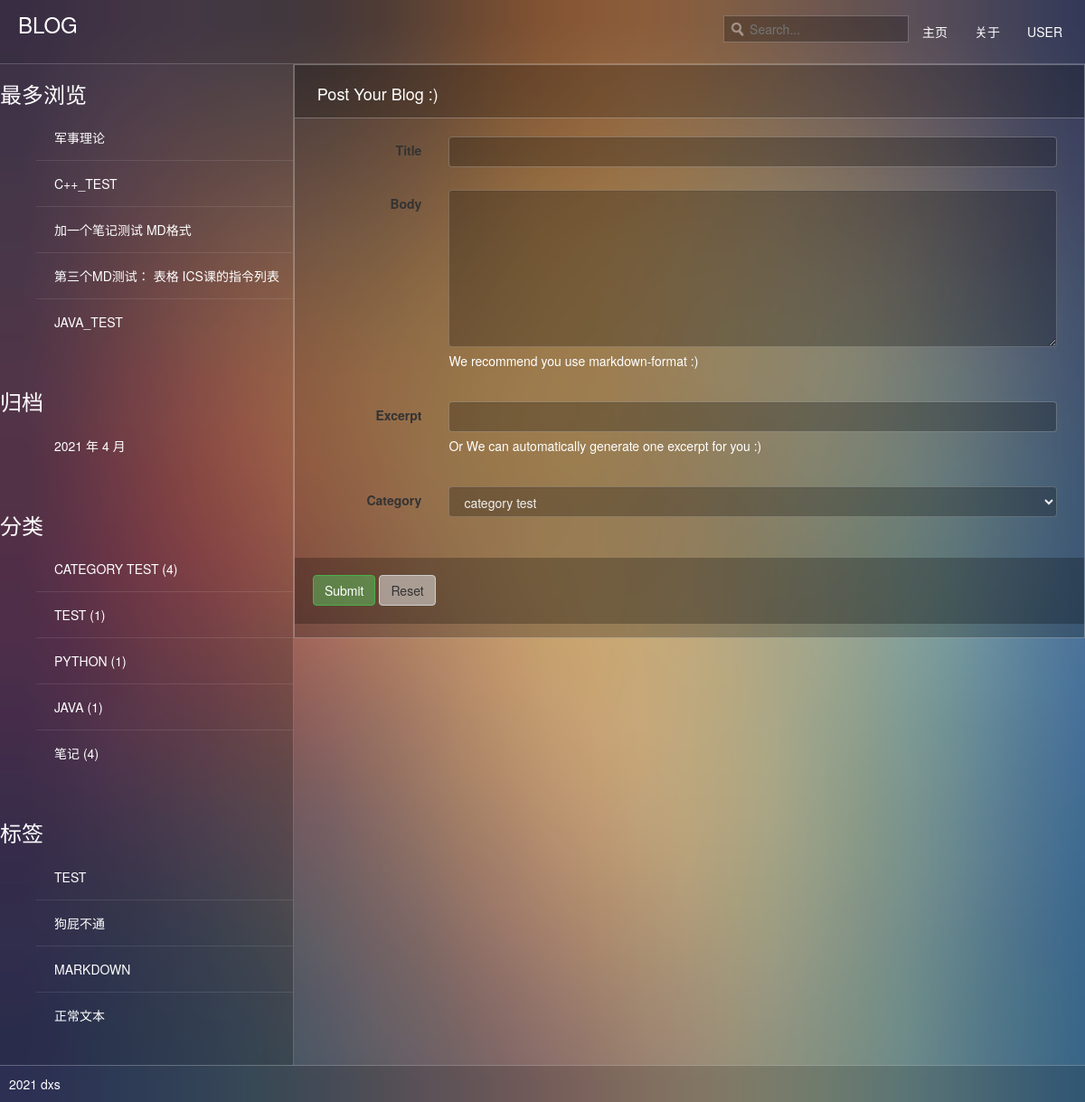
Screenshot of /blog/ with the database file from the repository.
### blog/models.py (models this page shows, shortened)
class Post(models.Model):
    def get_absolute_url(self):
        return reverse('blog:detail', kwargs={'pk': self.pk})
    title = models.CharField(max_length=70)
    body = models.TextField()
    created_time = models.DateTimeField('创建时间',default=timezone.now)
    modified_time = models.DateTimeField()
    excerpt = models.CharField(max_length=200, blank=True)
    category = models.ForeignKey(Category, on_delete=models.CASCADE)
    author = models.ForeignKey(User, on_delete=models.CASCADE)
    views = models.PositiveIntegerField(default=0, editable=False)

class Category(models.Model):
    name = models.CharField(max_length=100)

class Tag(models.Model):
    name = models.CharField(max_length=100)

### blog/views.py (the view, shortened to what this page needs)
# urls.py: path('blog/', views.blog, name='blog'),
def blog(request):
    category_list = Category.objects.all()
    return render(request,'blog/blog.html',context={'category_list':category_list
    })

### blog/templatetags/blog_extras.py (called while the page is built)
@register.inclusion_tag('blog/inclusions/_most_viewed.html', takes_context=True)
def show_recent_posts(context, num=5):
    return {
        'most_viewed_list': Post.objects.all().order_by('-views')[:num],
    }

@register.inclusion_tag('blog/inclusions/_archives.html', takes_context=True)
def show_archives(context):
    return {
        'date_list': Post.objects.dates('created_time', 'month', order='DESC'),
    }

@register.inclusion_tag('blog/inclusions/_categories.html', takes_context=True)
def show_categories(context):
    category_list = Category.objects.annotate(num_posts=Count('post')).filter(num_posts__gt=0)
    return {
        'category_list': category_list,
    }

@register.inclusion_tag('blog/inclusions/_tags.html', takes_context=True)
def show_tags(context):
    tag_list = Tag.objects.all()
    return {
        'tag_list': tag_list,
    }

### templates/blog/blog.html (shortened to what this page needs)
{% extends 'base.html' %}
{% block main %}
<div class="row">
    <div class="col-lg-12">
      <div class="widget">
        <div class="widget-header">
          <h3>Post Your Blog :)</h3>
        </div>
        <div class="widget-content">
          <form data-validate="parsley" novalidate method="post" class="form-horizontal" action="/blog/">
            <fieldset>
              <div class="control-group">
              <div class="col-md-2">
                <label class="control-label" for="title">Title</label>
                </div>
                <div class="col-md-10">
                <div class="form-group">
                  <input type="text" required class="form-control parsley-validated" name="title" id="title">
                </div>
                </div>
              </div>
              <div class="control-group">
              <div class="col-md-2">
                <label class="control-label" for="description">Body</label>
                </div>
                <div class="col-md-10">
                <div class="form-group">
                  <textarea class="form-control" name="body" rows="8" id="description"></textarea>
                  <span class="help-block">We recommend you use markdown-format :)</span>
                  </div>
                  </div>
              </div>
              <div class="control-group">
                <div class="col-md-2">
                  <label class="control-label" for="title">Excerpt</label>
                  </div>
                  <div class="col-md-10">
                  <div class="form-group">
                    <input type="text" required class="form-control parsley-validated" name="excerpt" id="title">
                    <span class="help-block">Or We can automatically generate one excerpt for you :)</span>
                  </div>
                  </div>
                </div>
                <div class="control-group">
                  <div class="col-md-2">
                    <label class="control-label" for="title">Category</label>
                    </div>
                    <div class="col-md-10">
                    <div class="form-group">
                      <select name="category" required class="form-control parsley-validated">
                        {%for category in category_list %}
                        <option value="{{category.name}}">{{category.name}}</option>
                        {%empty%}
                        暂无分类！
                        {%endfor%}
                      </select>
                    </div>
                    </div>
                  </div>
            </fieldset>
            <div class="form-actions">
              <button class="btn btn-success" type="submit">Submit</button>
              <button class="btn btn-default" type="reset">Reset</button>
            </div>
          </form>
        </div>
      </div>
    </div>
  </div>
{% endblock main %}

### templates/blog/inclusions/_most_viewed.html
<div class="widget widget-recent-posts">
    <h3 class="widget-title">最多浏览</h3>
    <ul>
      {% for post in most_viewed_list %}
        <li>
          <a href="{{ post.get_absolute_url }}">{{ post.title }}</a>
        </li>
      {% empty %}
        暂无文章！
      {% endfor %}
    </ul>
  </div>

### templates/blog/inclusions/_categories.html
<div class="widget widget-category">
    <h3 class="widget-title">分类</h3>
    <ul>
      {% for category in category_list %}
        <li>
          <a href="{% url 'blog:category' category.pk %}">{{ category.name }} <span class="post-count">({{ category.num_posts }})</span></a>
        </li>
      {% empty %}
        暂无分类！
      {% endfor %}
    </ul>
  </div>

### templates/blog/inclusions/_tags.html
<div class="widget widget-tag-cloud">
    <h3 class="widget-title">标签</h3>
    <ul>
      {% for tag in tag_list %}
        <li>
          <a href="{% url 'blog:tag' tag.pk %}">{{ tag.name }}</a>
        </li>
      {% empty %}
        暂无标签！
      {% endfor %}
    </ul>
  </div>

### blog/static/blog/css/thin-admin.css (style rules this page uses)
body { background-color: #54364a; background-size: cover; background-image:url(../images/a.jpg); }
#side-nav * { overflow-x: hidden; overflow-y: visible; text-overflow: ellipsis; white-space: nowrap; }
#side-nav ul#nav li { border-bottom: 1px solid rgba(255,255,255, 0.1); display: block; margin: 0; padding: 0; }
#side-nav ul#nav li:last-child, #side-nav ul#nav li.open, #side-nav ul#nav li.open-default, #side-nav ul#nav li.open-fixed { border-bottom: 0 none; }
#side-nav ul#nav li a { border: 0 none; color: #fff; display: block; font-size: 14px; font-weight: 200; margin: 0; padding: 15px 15px 15px 20px; position: relative; text-decoration: none; text-transform: uppercase; }
.form-actions { background-color: rgba(51, 51, 51, 0.25); margin-top: 20px; padding: 19px 20px 20px; }
.form-actions { background-color: rgba(0, 0, 0, 0.25); clear: both; margin-left: -15px; margin-right: -15px; }
textarea, input[type="text"], input[type="password"], input[type="datetime"], input[type="datetime-local"], input[type="date"], input[type="month"], input[type="time"], input[type="week"], input[type="number"], input[type="email"], input[type="url"], input[type="search"], input[type="tel"], input[type="color"], .uneditable-input { background-color: rgba(0, 0, 0, 0.25); border: 1px solid rgba(255, 255, 255, 0.25); color: #fff; min-height: 30px; padding-left: 6px; padding-right: 6px; transition: border 0.2s linear 0s, box-shadow 0.2s linear 0s; }

### blog/static/blog/style/style.css (style rules this page uses)
.widget { position: relative; clear: both; padding-bottom: 30px; width: auto; overflow: hidden; }
.widget-header { position: relative; height: 60px; line-height: 40px; background-color: rgba(0, 0, 0, 0.40); border: 1px solid rgba(255,255,255, 0.3); }
.widget-header h3 { position: relative; top: 2px; left: 10px; display: inline-block; margin-right: 3em; font-size: 18px; font-weight: 300; color: #fff; line-height: 18px; }
.widget-content { padding: 20px 15px 15px; background-color: rgba(0, 0, 0, 0.25); border: 1px solid rgba(255,255,255, 0.3); }
.widget-header+.widget-content { border-top: none; -webkit-border-top-left-radius: 0; -webkit-border-top-right-radius: 0; -moz-border-radius-topleft: 0; -moz-border-radius-topright: 0; border-top-left-radius: 0; border-top-right-radius: 0; }
.widget-content:before, .widget-content:after { content: ""; display: table; }
.widget-content:after { clear: both; }
.widget-content { zoom: 1; }

### rows the page displays
Post: title "军事理论"
Post: title "C++_TEST"
Post: title "加一个笔记测试 MD格式"
Post: title "第三个MD测试： 表格 ICS课的指令列表"
Post: title "JAVA_TEST"
Category: name "CATEGORY TEST", num_posts "4"
Category: name "TEST", num_posts "1"
Category: name "PYTHON", num_posts "1"
Category: name "JAVA", num_posts "1"
Category: name "笔记", num_posts "4"
Tag: name "TEST"
Tag: name "狗屁不通"
Tag: name "MARKDOWN"
Tag: name "正常文本"

### other values shown
{{ date.year }} "2021"
{{ date.month }} "4"
form field category "category test"
